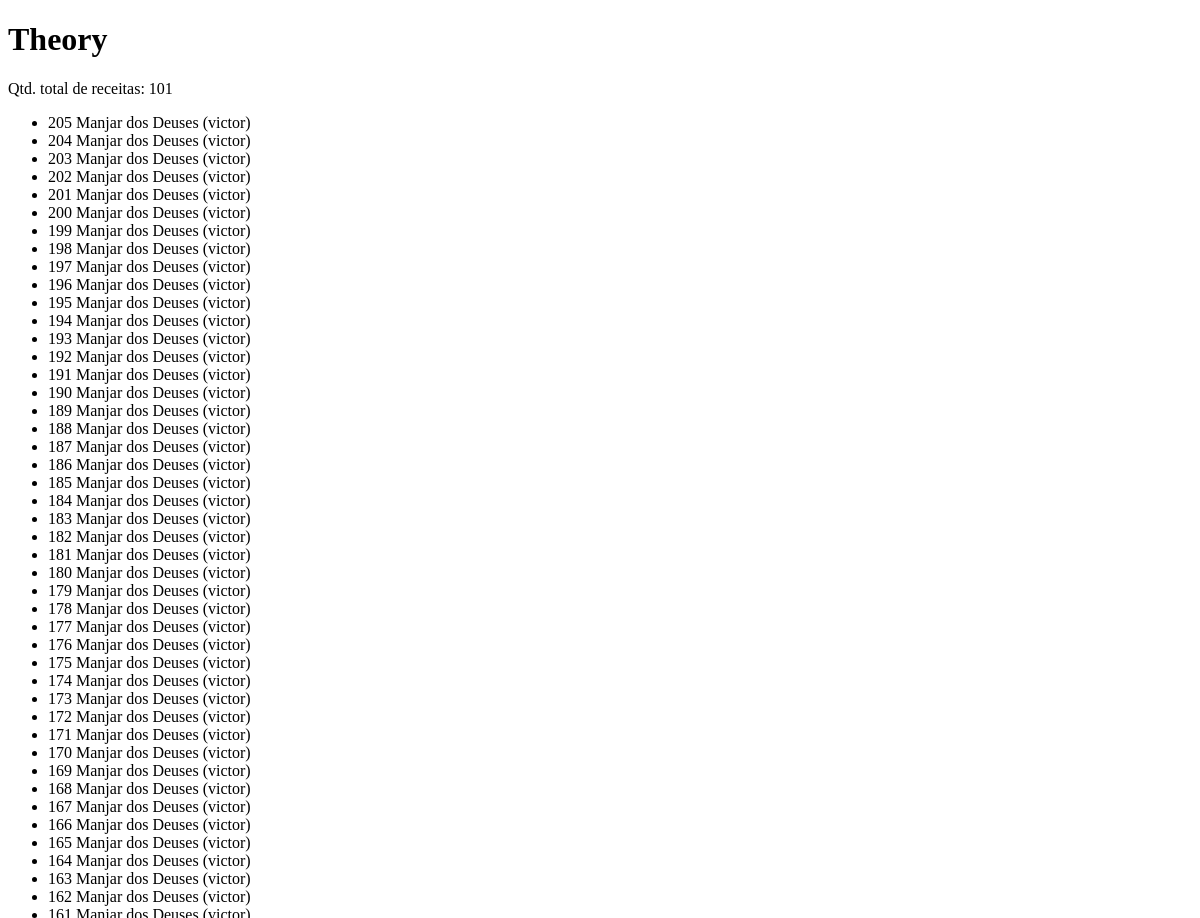
Before: /recipes/theory/ (upper part) with the older database file.
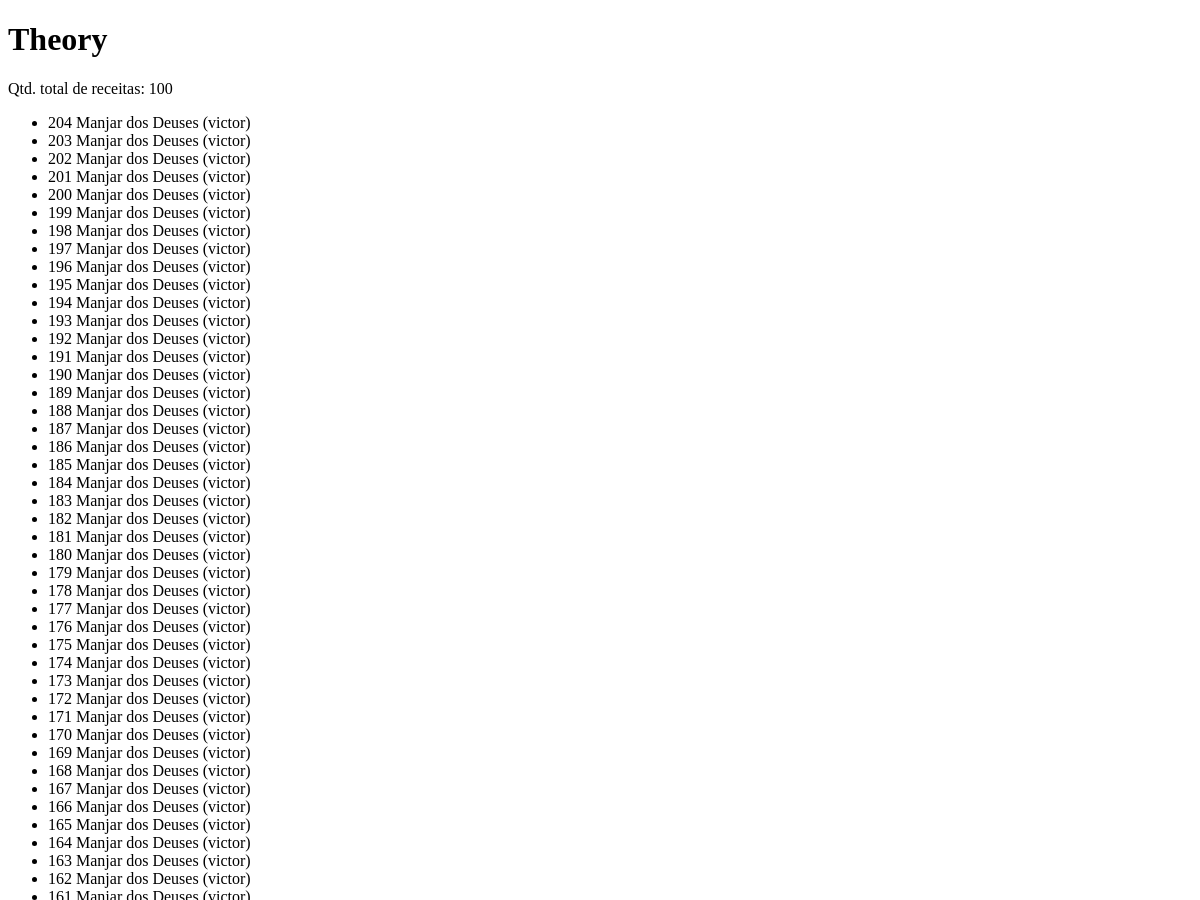
After: the same page with the newer database file.
### recipes/models.py (models this page shows, shortened)
class Recipe(models.Model):
    objects = RecipeManager()
    title = models.CharField(max_length=65)
    description = models.CharField(max_length=165)
    slug = models.SlugField(unique=True)
    preparation_time = models.IntegerField()
    preparation_time_unit = models.CharField(max_length=65)
    servings = models.IntegerField()
    servings_unit = models.CharField(max_length=65)
    preparation_steps = models.TextField()
    preparation_steps_is_html = models.BooleanField(default=False)
    created_at = models.DateTimeField(auto_now_add=True)
    updated_at = models.DateTimeField(auto_now=True)
    is_published = models.BooleanField(default=False)
    cover = models.ImageField(
        upload_to='recipes/covers/%Y/%m/%d/',
        blank=True,
        default='')
    category = models.ForeignKey(
        Category, on_delete=models.SET_NULL, null=True, blank=True,
        default=None,
    )
    author = models.ForeignKey(
        User, on_delete=models.SET_NULL, null=True
    )
    tags = GenericRelation(Tag, related_query_name='recipes')

### recipes/views.py (the view)
# urls.py: path('recipes/theory/',
def theory(request, *args, **kwargs):
    recipes = Recipe.objects.get_published()
    number_of_recipes = recipes.aggregate(number=Count('id'))
    context = {
        'recipes': recipes,
        'number_of_recipes': number_of_recipes['number']
    }
    return render(
        request,
        'recipes/pages/theory.html',
        context=context
    )

### recipes/models.py (called while the page is built)
    def get_published(self):
        return self.filter(
            is_published=True
        ).annotate(
            author_full_name=Concat(
                F('author__first_name'), Value(' '),
                F('author__last_name'), Value(' ('),
                F('author__username'), Value(')'),
            )
        ).order_by('-id')

### recipes/templates/recipes/pages/theory.html (shortened to what this page needs)
<!DOCTYPE html>
<html lang="pt-BR">
<head>
</head>
<body>
    <h1>Theory</h1>
    <p>Qtd. total de receitas: {{ number_of_recipes }}</p>
    <ul>
        {% for recipe in recipes %}
            <li>
                {{ recipe.id }} {{ recipe.title }} {{ recipe.author_full_name }}
            </li>
        {% empty %}
            <p>No recipes found</p>
        {% endfor %}
    </ul>
</body>
</html>

Changed rows visible on the page:
no longer on this page (row edited): Recipe: id "205", title "Manjar dos Deuses", author_full_name "(victor)"
Other visible differences:
{{ number_of_recipes }}: "101" → "100"
